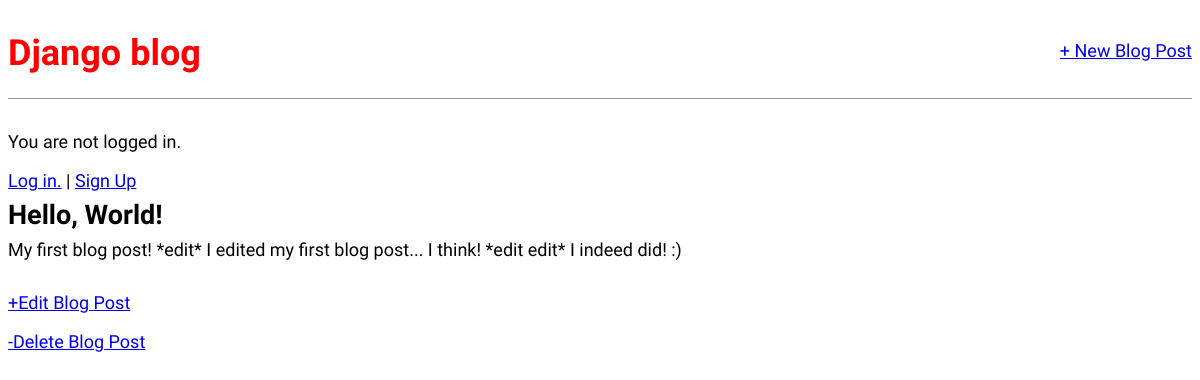
The app's page /post/1/ with its own data.
### blog/models.py (models this page shows, shortened)
class Post(models.Model):
    title = models.CharField(max_length = 200)
    author = models.ForeignKey(
        "auth.User",
        on_delete=models.CASCADE,
    )
    body = models.TextField()

### blog/views.py (the view)
# urls.py: path("post/<int:pk>/", BlogDetailView.as_view(), name = "post_detail"),
class BlogDetailView(DetailView):
    model = Post
    template_name = 'post_detail.html'

### templates/post_detail.html
{% extends "base.html" %}
{% block content %}
<div class ='post-entry'>
    <h2>{{ post.title }}</h2>
    <p> {{ post.body }}</p>
</div>
<p><a href="{% url 'post_edit' post.pk %}">+Edit Blog Post</a></p>
<p><a href="{% url 'post_delete' post.pk %}">-Delete Blog Post</a></p>
{% endblock content %}

### static/css/base.css (style rules this page uses)
body { font-family: 'Source Sans Pro', sans-serif; font-size: 18px; }
.post-entry { margin-bottom:2rem; }
.post-entry h2 { margin:0.5rem 0; }
.post-entry p { margin: 0; font-weight: 400; }

### records on screen
Post: title "Hello, World!", body "My first blog post! *edit* I edited my first blog post... I think! *edit edit* I indeed did! :)"
